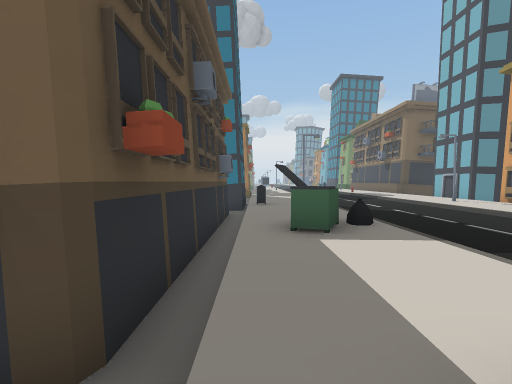
view 1 (above)

18 first-person views from a walk through a 3-D level made in the Unity game engine. The camera is 1.4 m above the floor, tilts 2° down and sees 80° across. The floor is counted in squares, 2 m on a side. Each view is taken from the middle of a square. On the plan, view 1 faces up. The plan holds only what a view shows up to about 10 squares ahead; the rest is blank. The place goes on beyond the plan.

view 2
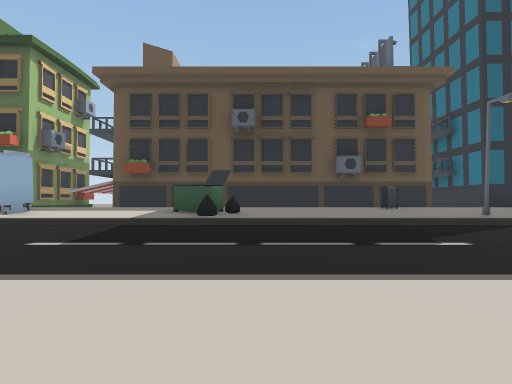

view 3
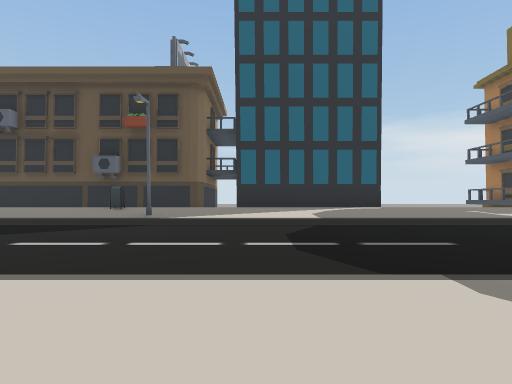

view 4
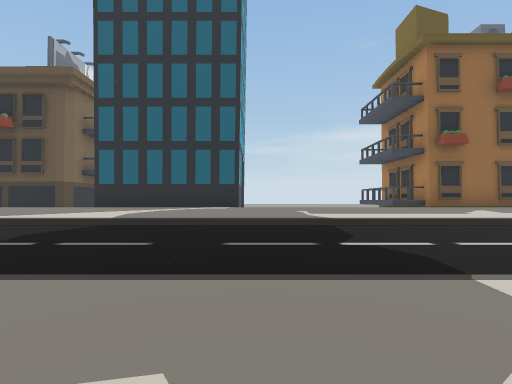

view 5
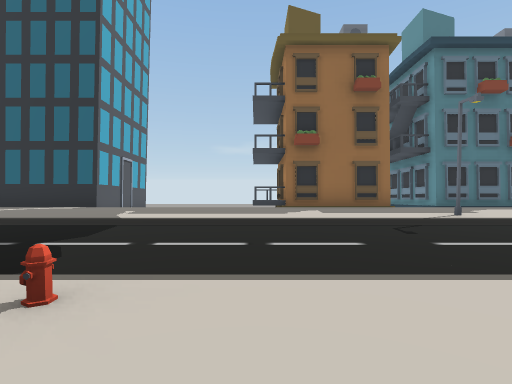

view 6
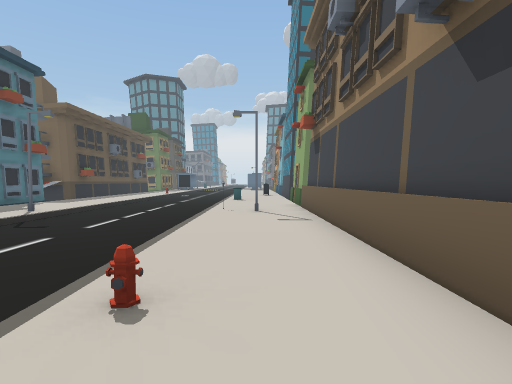

view 7
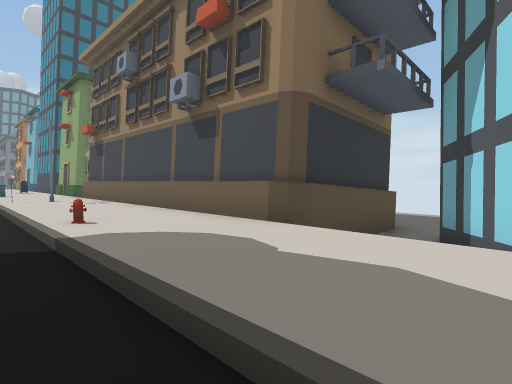

view 8
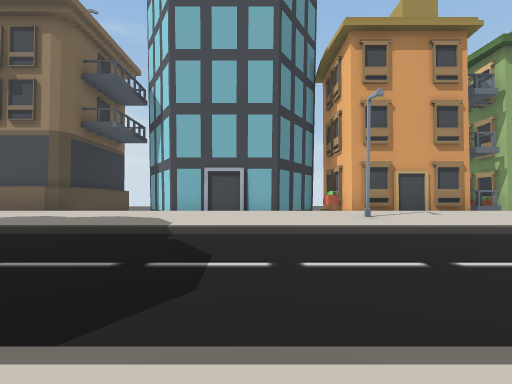

view 9
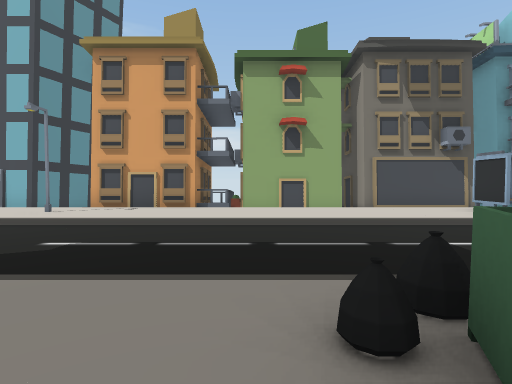

view 10
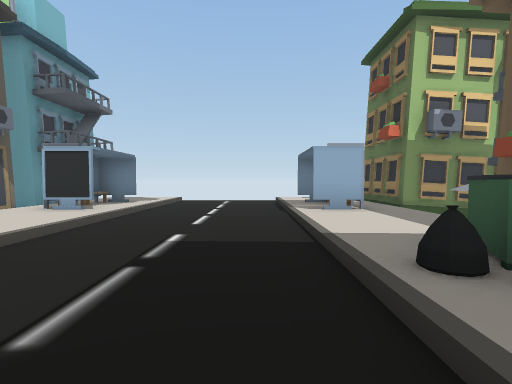

view 11
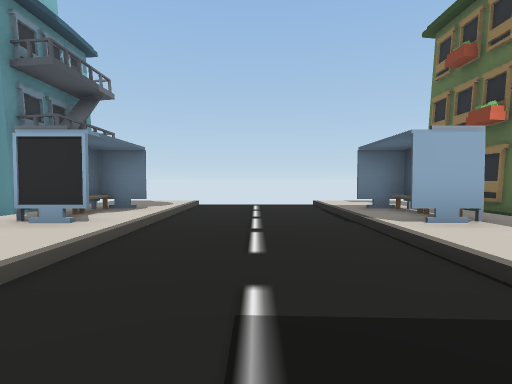

view 12
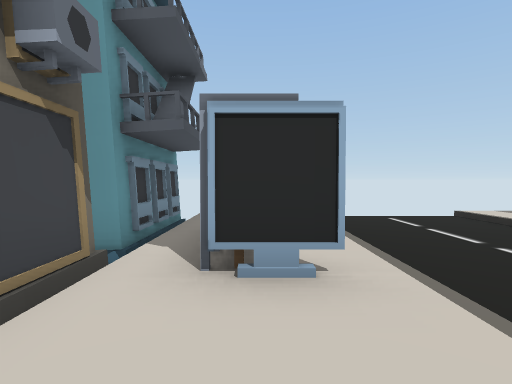

view 13
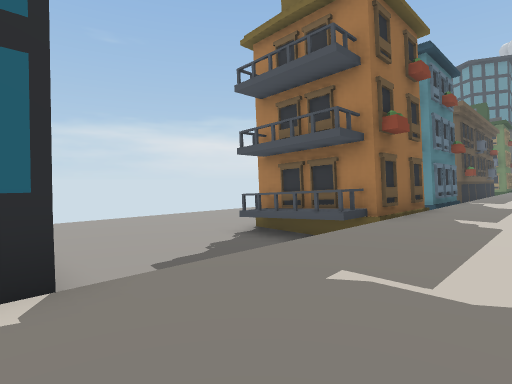

view 14
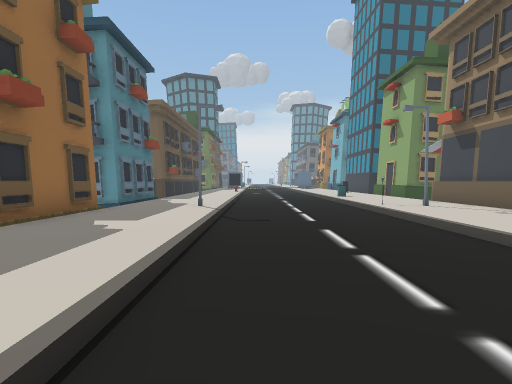

view 15
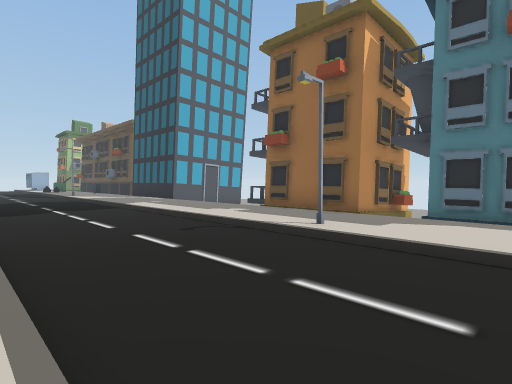

view 16
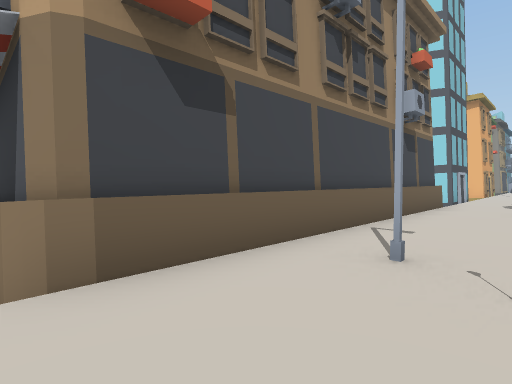

view 17
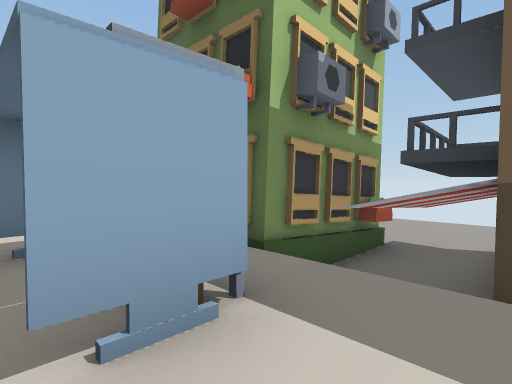

view 18
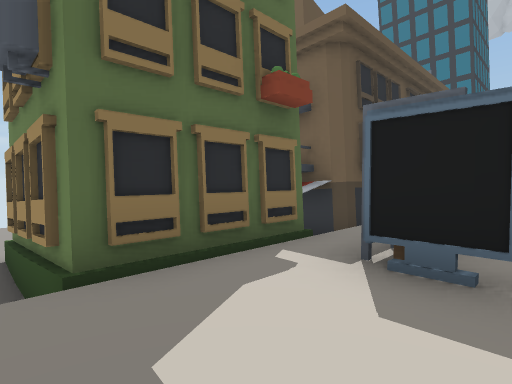

### Floor plan
Key: @ floor where view 1 was taken; # wall or solid block; . main floor; - floor 0.25 m lower than the main floor; / step, stairs or slope; = window, fence, low wall or low ledge; ^ raised ledge; v drop or lower ground; M mailbox; B bin; S streetlight.
Columns run from 3 left of view 1 to 11 right of it. Each row starts with its distance up from view 1.
 28   #...---...v
 27   #...---...^^=
 26  ##...---#..^
 25 ###..S---.S.^
 24   #...---...^
 23   ^...---...^
 22 ###...---...^
 21 ==#...---...^
 20 vv ...---/..^
 19 vv ...---...^
 18 vv ...---...^^#
 17 vvv...---...  v
 16   #...---...v##
 15   #...---...##
 14   #...---...#
 13   #...---...##
 12  vv...---...v##
 11  ^#..S---.S.##
 10   #...---...#
  9   #M..---...#
  8   #...---...##
  7   #...---...==
  6   #...---...##
  5   #.BB---...#
  4   #.B.---...#
  3   #...---...#
  2  ^#...---...#
  1 vvv...---...#
  0 ^^v@#.---.^.#
 -1 ^^#.#.---.^.#
 -2   #...---...#
 -3 ###...---...#
 -4 vv ...---.. #

Where each view was taken, in squares from view 1:
view 1: 0 up, 0 right, facing up
view 2: 6 up, 8 right, facing left
view 3: 13 up, 8 right, facing left
view 4: 17 up, 8 right, facing left
view 5: 21 up, 8 right, facing left
view 6: 18 up, 7 right, facing up
view 7: 15 up, 5 right, facing up-right
view 8: 13 up, 1 right, facing right
view 9: 6 up, 0 right, facing right
view 10: 7 up, 3 right, facing down
view 11: 5 up, 4 right, facing down
view 12: 3 up, 7 right, facing down
view 13: 16 up, 2 right, facing up-left
view 14: 18 up, 3 right, facing up
view 15: 28 up, 6 right, facing down-left
view 16: 28 up, 6 right, facing down-right
view 17: 2 up, 2 right, facing down-left
view 18: 4 down, 2 right, facing up-left
